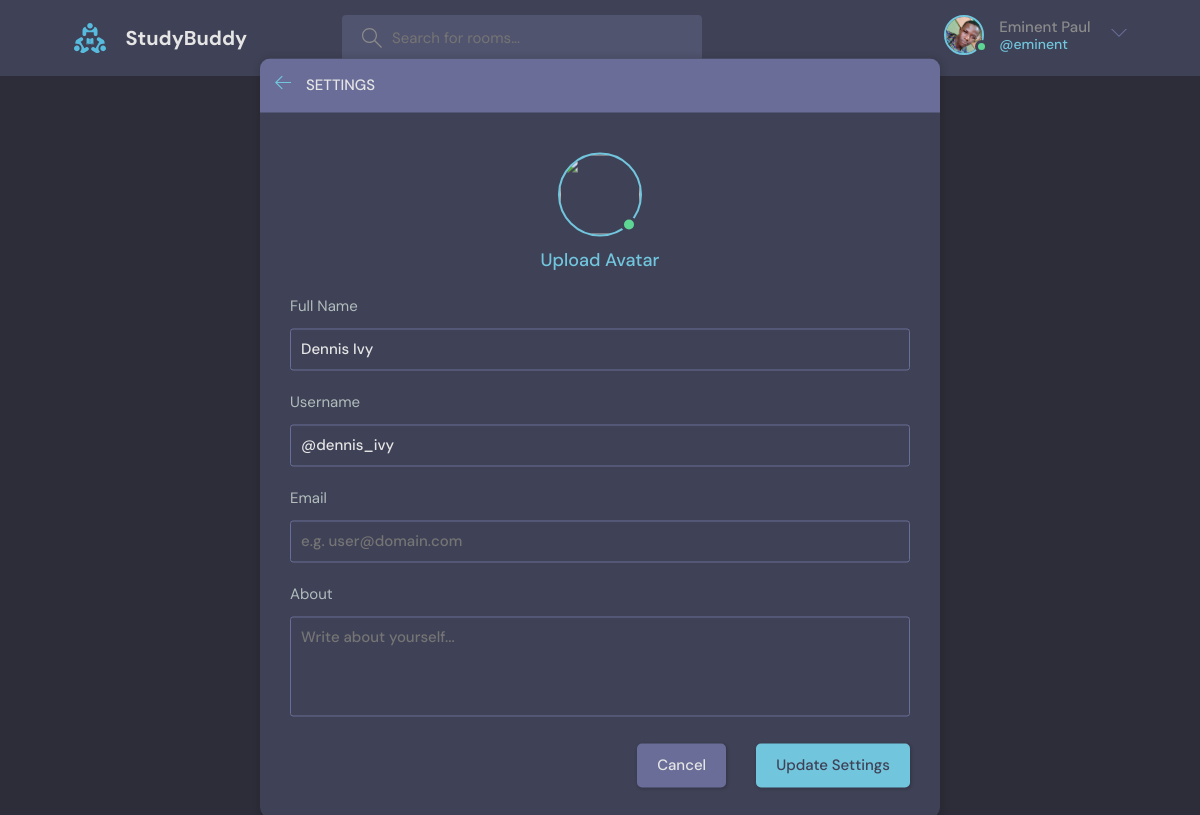
The page /settings/ (signed in) on the database its author committed.
### base/models.py (models this page shows)
class User(AbstractUser):
    name = models.CharField(max_length=200, null=True)
    email = models.EmailField(unique=True, null=True)
    bio = models.TextField(blank=True, null=True)
    image = models.ImageField(null=True, default='avatar.svg')
    USERNAME_FIELD = 'email'
    REQUIRED_FIELDS = []

### base/views.py (the view)
# urls.py: path('settings/', views.settings, name='settings'),
def settings(request):
    return render(request, 'settings.html')

### templates/settings.html (shortened to what this page needs)
{% extends 'header.html' %}
{% block content %}
    <main class="create-room layout">
      <div class="container">
        <div class="layout__box">
          <div class="layout__boxHeader">
            <div class="layout__boxTitle">
              <a href="index.html">
                <svg
                  version="1.1"
                  xmlns="http://www.w3.org/2000/svg"
                  width="32"
                  height="32"
                  viewBox="0 0 32 32"
                >
                  <title>arrow-left</title>
                  <path
                    d="M13.723 2.286l-13.723 13.714 13.719 13.714 1.616-1.611-10.96-10.96h27.625v-2.286h-27.625l10.965-10.965-1.616-1.607z"
                  ></path>
                </svg>
              </a>
              <h3>Settings</h3>
            </div>
          </div>
          <div class="settings layout__body">
            <div class="settings__avatar">
              <div class="avatar avatar--large active">
                <img src="assets/avatar.svg" id="preview-avatar" />
              </div>
            </div>
            <form class="form" action="#">
              <div class="form__group form__avatar">
                <label for="avatar">Upload Avatar</label>
              </div>
              <div class="form__group">
                <label for="name">Full Name</label>
                <input
                  id="fullname"
                  name="fullname"
                  type="text"
                  placeholder="e.g. Dennis Ivy"
                  value="Dennis Ivy"
                />
              </div>
              <div class="form__group">
                <label for="username">Username</label>
                <input
                  id="username"
                  name="username"
                  type="text"
                  placeholder="e.g. @dennis_ivy"
                  value="@dennis_ivy"
                />
              </div>
              <div class="form__group">
                <label for="email">Email</label>
                <input id="email" name="email" type="email" placeholder="e.g. user@domain.com" />
              </div>
              <div class="form__group">
                <label for="about">About</label>
                <textarea name="about" id="about" placeholder="Write about yourself..."></textarea>
              </div>
              <div class="form__action">
                <a class="btn btn--dark" href="profile.html">Cancel</a>
                <button class="btn btn--main" type="submit">Update Settings</button>
              </div>
            </form>
          </div>
        </div>
      </div>
    </main>
{% endblock %}

### templates/header.html (shortened to what this page needs)
{% load static %}
<!DOCTYPE html>
<html lang="en">
  <head>
    <link rel="stylesheet" href="{% static 'style.css' %}" />
  </head>
  <body>
    <header class="header header--loggedIn">
      <div class="container">
        <a href="/" class="header__logo">
          <img src="{% static 'logo.svg' %}" />
          <h1>StudyBuddy</h1>
        </a>
        <form class="header__search" method="GET" action="">
          <label>
            <input placeholder="Search for rooms..." name="q" />
          </label>
        </form>
        <nav class="header__menu">
          {% if user.is_authenticated %}
          <div class="header__user">
            <a href="{% url 'profile' request.user.id %}">
              <div class="avatar avatar--medium active">
                <img src="{{request.user.image.url}}" />
              </div>
              <p>{{request.user.name}} <span>@{{request.user.username.lower}}</span></p>
            </a>
            <button class="dropdown-button">
              <svg version="1.1" xmlns="http://www.w3.org/2000/svg" width="32" height="32" viewBox="0 0 32 32">
                <title>chevron-down</title>
                <path d="M16 21l-13-13h-3l16 16 16-16h-3l-13 13z"></path>
              </svg>
            </button>
          </div>
          {% else %}
          <div class="header__user">
            <a href="{% url 'login' %}">
              <p>Sign-in </p>
            </a>
          </div>
          {% endif %}
        </nav>
      </div>
    </header>
    {% block content %}
    {% endblock %}
  </body>
</html>

### rows shown on the page
User: user.image (picture), user.name "Eminent Paul", user.username "eminent"
